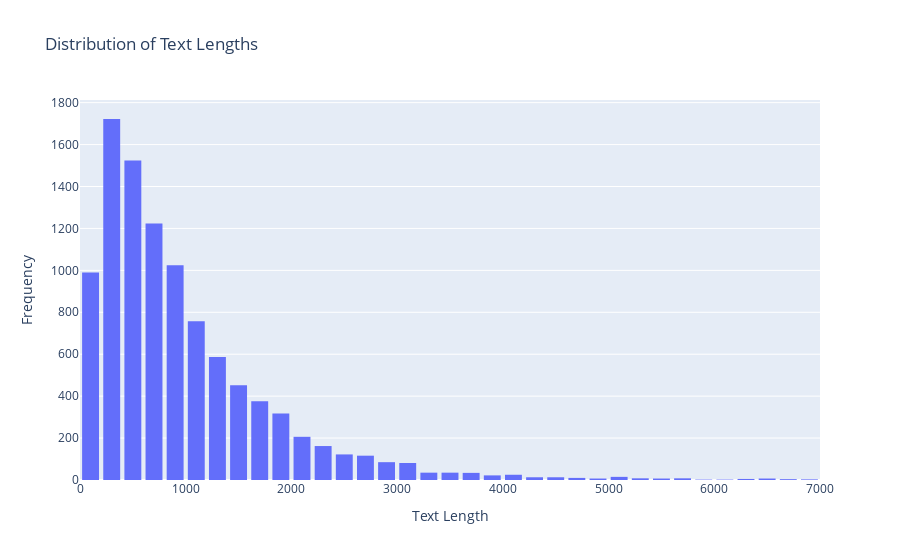

Notebook code cell kept with this figure:
### Code cell
# Calculate text length
train_df['text_length'] = train_df['text'].apply(len)
logger.info("\nStatistics of text lengths in the training dataset:")
logger.info(f"\n{train_df['text_length'].describe()}")

# Histogram of text lengths using Plotly
fig = px.histogram(train_df, x='text_length', nbins=50, title='Distribution of Text Lengths')
fig.update_layout(
    xaxis_title='Text Length',
    yaxis_title='Frequency',
    bargap=0.2
)
fig.show()

### Figure 1 — Plotly figure (JSON) as saved in the notebook; plotly's stock layout.template omitted (floating-point values rounded to 4 significant figures; data arrays with more than 128 entries replaced by an {"elided": "..."} marker saying what was removed)
{"data": [{"alignmentgroup": "True", "bingroup": "x", "hovertemplate": "text_length=%{x}<br>count=%{y}<extra></extra>", "legendgroup": "", "marker": {"color": "#636efa", "pattern": {"shape": ""}}, "name": "", "nbinsx": 50, "offsetgroup": "", "orientation": "v", "showlegend": false, "type": "histogram", "x": {"elided": "10000 int values"}, "xaxis": "x", "yaxis": "y"}], "layout": {"bargap": 0.2, "barmode": "relative", "legend": {"tracegroupgap": 0}, "title": {"text": "Distribution of Text Lengths"}, "xaxis": {"anchor": "y", "domain": [0, 1], "title": {"text": "Text Length"}}, "yaxis": {"anchor": "x", "domain": [0, 1], "title": {"text": "Frequency"}}}}
